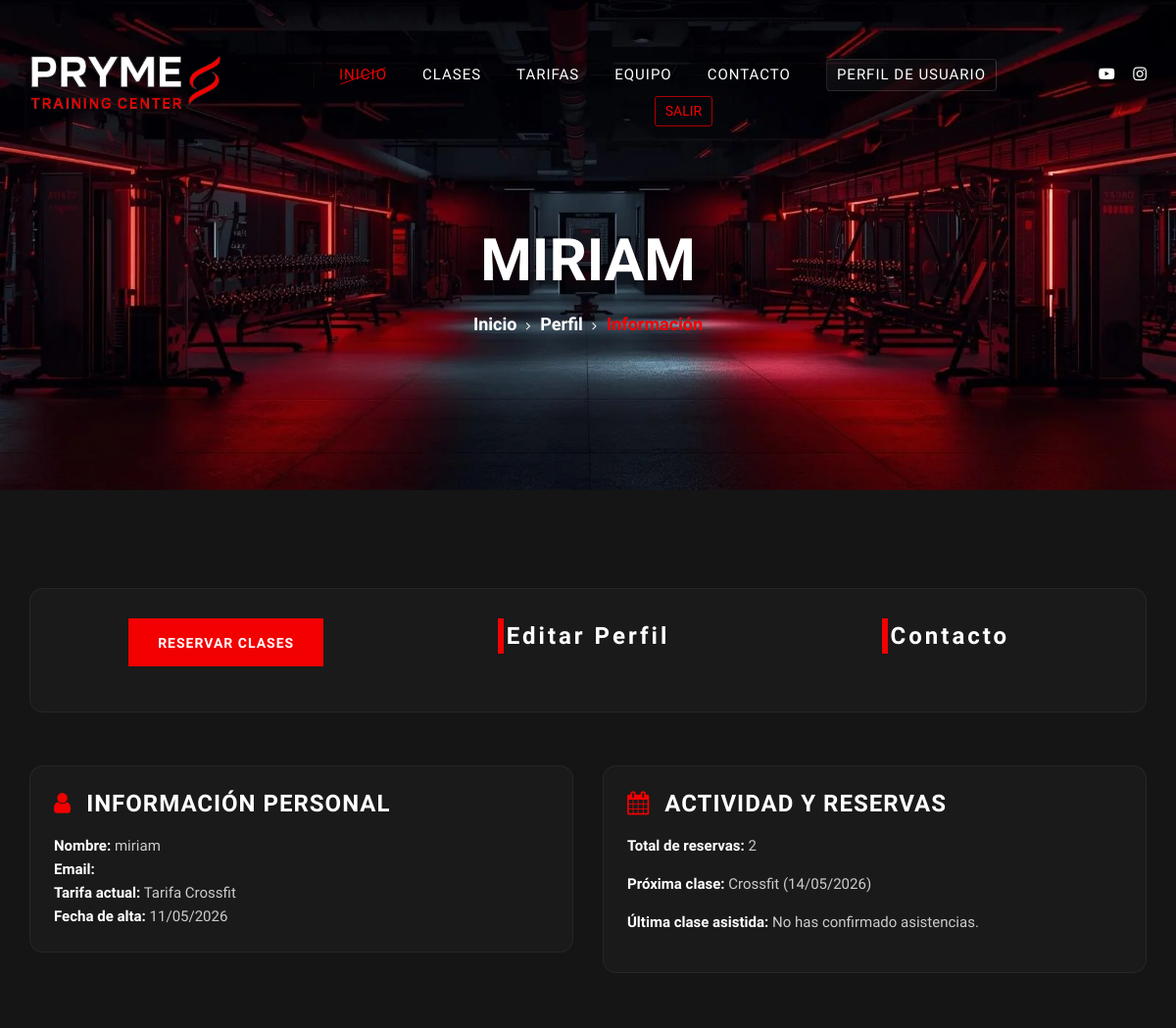
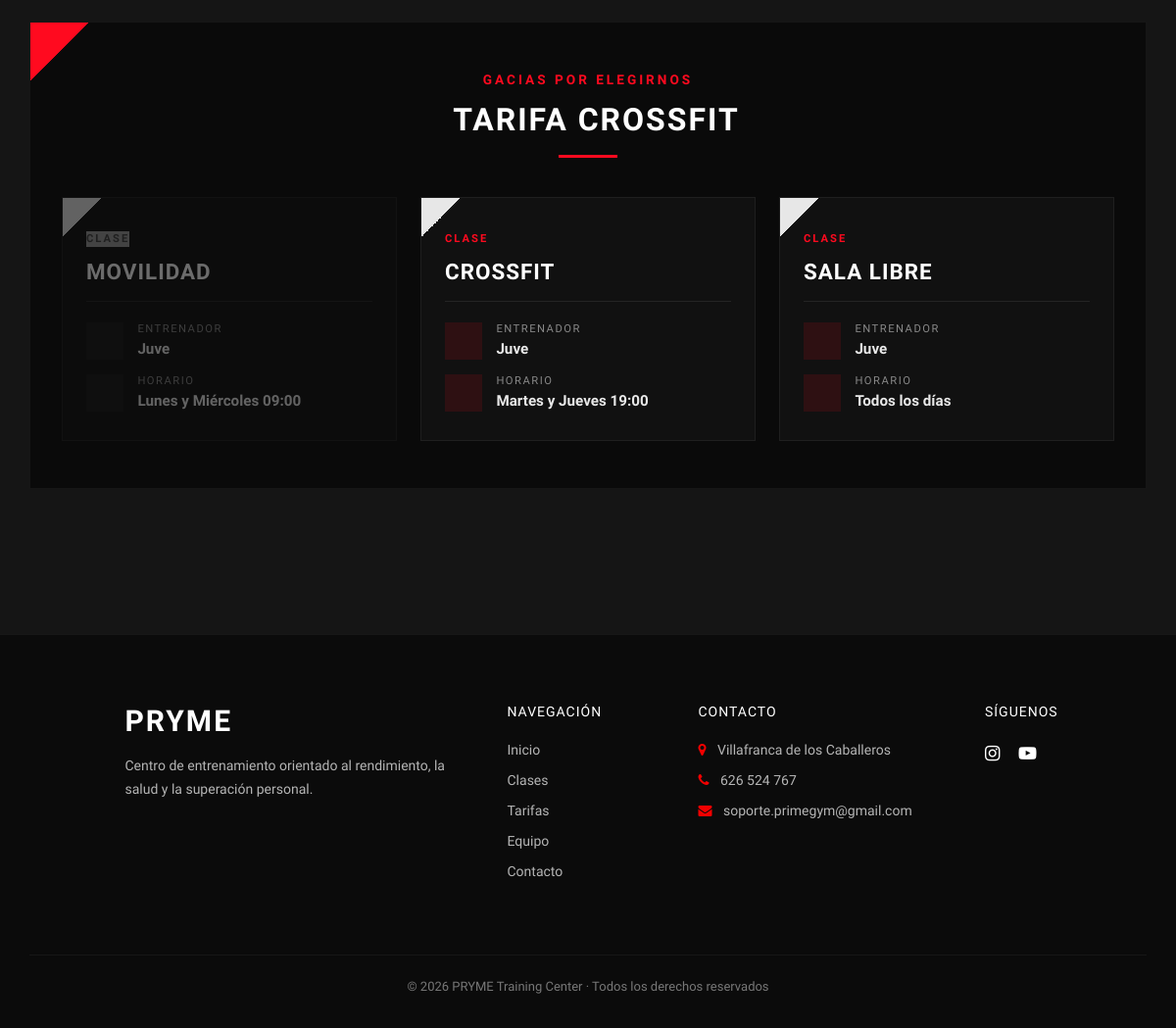
The page /perfil/ (signed in) on the database its author committed (2 pictures, top to bottom).
### gimnasio/models.py (models this page shows, shortened)
class Cliente(models.Model):
    user = models.OneToOneField(User, on_delete=models.CASCADE)
    telefono = models.CharField(max_length=20, blank=True)
    tarifa = models.ForeignKey(Tarifa, on_delete=models.SET_NULL, null=True, blank=True)
    fecha_registro = models.DateField(auto_now_add=True)
    @property
    def nombre(self):
        return self.user.username
    @property
    def email(self):
        return self.user.email

class Tarifa(models.Model):
    nombre = models.CharField(max_length=50)
    precio = models.DecimalField(max_digits=10, decimal_places=2)
    duracion_meses = models.IntegerField()
    descripcion = models.TextField(blank=True, null=True)
    def __str__(self):
        return self.nombre

class Reserva(models.Model):
    ESTADOS = [
        ('reservada', 'Reservada'),
        ('asistio', 'Asistió'),
        ('cancelada', 'Cancelada'),
    ]
    cliente = models.ForeignKey(Cliente, on_delete=models.CASCADE, related_name="reservas")
    clase = models.ForeignKey(Clase, on_delete=models.CASCADE, related_name="reservas")
    fecha_reserva = models.DateField()
    estado = models.CharField(max_length=10, choices=ESTADOS, default='reservada')
    class Meta:
        unique_together = ('cliente', 'clase', 'fecha_reserva')

class Clase(models.Model):
    nombre = models.CharField(max_length=100)
    descripcion = models.TextField(blank=True, null=True)
    horario = models.CharField(max_length=50)
    entrenador = models.ForeignKey(Entrenador, on_delete=models.SET_NULL, null=True, related_name="clases")
    tarifas = models.ManyToManyField(Tarifa, related_name="clases")
    capacidad = models.IntegerField(default=20)

class Entrenador(models.Model):
    ROLES = (
        ('admin', 'Administrador'),
        ('empleado', 'Empleado'),
    )
    user = models.OneToOneField(User, on_delete=models.CASCADE)
    telefono = models.CharField(max_length=20, blank=True)
    especialidad = models.CharField(max_length=100)
    rol = models.CharField(max_length=20, choices=ROLES, default='empleado')
    @property
    def nombre(self):
        return self.user.username

### perfil/views.py (the view)
# urls.py: path('', views.dashboard, name='dashboard'),
@login_required
def dashboard(request):
    if request.user.is_staff:
        raise PermissionDenied
    cliente = get_cliente_actual(request)
    clases = Clase.objects.all().prefetch_related('tarifas')
    for clase in clases:
        clase.disponible = cliente.tarifa in clase.tarifas.all()
    reservas = cliente.reservas.all().order_by('fecha_reserva')
    proxima_reserva = reservas.filter(
        fecha_reserva__gte=date.today(),
        estado='reservada'
    ).first()
    ultima_asistencia = reservas.filter(
        estado='asistio'
    ).order_by('-fecha_reserva').first()
    context = {
        'cliente': cliente,
        'tarifa': cliente.tarifa,
        'num_reservas': reservas.count(),
        'proxima_reserva': proxima_reserva,
        'ultima_asistencia': ultima_asistencia,
        'clases': clases,
    }
    return render(request, 'perfil/dashboard.html', context)

### perfil/templates/perfil/dashboard.html
{% extends 'perfil/components/base_perfil.html' %}
{% block pagina %}Información{% endblock %}
{% block contenido %}
<div class="row">
    <div class="col-lg-12">
        {% include 'perfil/components/acciones_rapidas.html' %}
    </div>
</div>
<div class="row">
    <div class="col-lg-6 mb-4">
        {% include 'perfil/components/resumen_cliente.html' %}
    </div>
    <div class="col-lg-6 mb-4">
        {% include 'perfil/components/resumen_reservas.html' %}
    </div>
</div>
<div class="row">
    <div class="col-lg-12 mb-4">
        {% include 'perfil/components/clases_disponibles.html' %}
    </div>
</div>
{% endblock %}

### perfil/templates/perfil/components/base_perfil.html (shortened to what this page needs)
{% load static %}
<!DOCTYPE html>
<html lang="zxx">
<head>
    <link rel="stylesheet" href="{% static 'css/bootstrap.min.css' %}" type="text/css">
    <link rel="stylesheet" href="{% static 'css/font-awesome.min.css' %}" type="text/css">
    <link rel="stylesheet" href="{% static 'css/flaticon.css' %}" type="text/css">
    <link rel="stylesheet" href="{% static 'css/owl.carousel.min.css' %}" type="text/css">
    <link rel="stylesheet" href="{% static 'css/barfiller.css' %}" type="text/css">
    <link rel="stylesheet" href="{% static 'css/magnific-popup.css' %}" type="text/css">
    <link rel="stylesheet" href="{% static 'css/slicknav.min.css' %}" type="text/css">
    <link rel="stylesheet" href="{% static 'css/style.css' %}" type="text/css">
    <link rel="stylesheet" href="{% static 'css/perfil/style_perfil.css' %}" type="text/css">
    <link rel="stylesheet" href="https://unpkg.com/aos@next/dist/aos.css" />
</head>
<body>
    <header class="header-section">
        <div class="container-fluid">
            <div class="row">
                <div class="col-lg-3" data-aos="fade-down">
                    <div class="logo">
                        <a href="{% url 'main' %}">
                            <img src="{% static 'img/logo.png' %}" alt="Prime Gym Logo">
                        </a>
                    </div>
                </div>
                <div class="col-lg-8" data-aos="fade-down" data-aos-delay="100">
                    <nav class="nav-menu">
                        <ul>
                            <li class="active"><a href="{% url 'main' %}">Inicio</a></li>
                            <li><a href="{% url 'clases' %}">Clases</a></li>
                            <li><a href="{% url 'tarifas' %}">Tarifas</a></li>
                            <li><a href="{% url 'equipo' %}">Equipo</a></li>
                            <li><a href="{% url 'contacto' %}">Contacto</a></li>
                            {% if request.user.is_authenticated %}
                                {% if request.user.is_staff %}
                                    <li><a href="{% url 'entrenador:panel' %}" class="nav-profile">Panel entrenador</a></li>
                                {% else %}
                                    <li><a href="{% url 'perfil:dashboard' %}" class="nav-profile">Perfil de Usuario</a></li>
                                {% endif %}
                                    <li>
                                        <form method="post" action="{% url 'logout' %}">
                                            <button type="submit" class="logout-btn">
                                                Salir
                                            </button>
                                        </form>
                                    </li>
                            {% else %}
                                <li><a href="{% url 'login' %}" class="nav-auth">Iniciar sesión</a></li>
                                <li><a href="{% url 'register'%} " class="nav-auth-btn">Registrarse</a></li>
                            {% endif %}
                        </ul>
                    </nav>
                </div>
                <div class="col-lg-1" data-aos="fade-down" data-aos-delay="200">
                    <div class="top-option">
                        <div class="to-social">
                            <a href="#"><i class="fa fa-youtube-play"></i></a>
                            <a href="#"><i class="fa fa-instagram"></i></a>
                        </div>
                    </div>
                </div>
            </div>
        </div>
    </header>
<section class="breadcrumb-section set-bg" data-setbg="{% static 'img/breadcrumb-bg.webp' %}">
    <div class="container">
        <div class="row">
            <div class="col-lg-12 text-center">
                <div class="breadcrumb-text">
                    <h2 data-aos="fade-right" data-aos-delay="300"> {{ request.user.username }}</h2>
                    <div class="bt-option" data-aos="fade-left" data-aos-delay="400">
                        <a href="{% url 'main' %}">Inicio</a>
                        <a href="{% url 'perfil:dashboard'%}">Perfil</a>
                        <span>{% block pagina %}{% endblock %}</span>
                    </div>
                </div>
            </div>
        </div>
    </div>
</section>
<section class="spad">
    <div class="container">
        {% block contenido %}
        {% endblock %}
    </div>
</section>
<footer class="footer-section">
    <div class="container">
        <div class="row justify-content-center">
            <div class="col-lg-4 col-md-6 mb-4">
                <div class="footer-brand">
                    <h3>PRYME</h3>
                    <p>
                        Centro de entrenamiento orientado al rendimiento,
                        la salud y la superación personal.
                    </p>
                </div>
            </div>
            <div class="col-lg-2 col-md-6 mb-4">
                <h5 class="footer-title">Navegación</h5>
                <ul class="footer-links">
                    <li><a href="{% url 'main' %}">Inicio</a></li>
                    <li><a href="{% url 'clases' %}">Clases</a></li>
                    <li><a href="{% url 'tarifas' %}">Tarifas</a></li>
                    <li><a href="{% url 'equipo' %}">Equipo</a></li>
                    <li><a href="{% url 'contacto' %}">Contacto</a></li>
                </ul>
            </div>
            <div class="col-lg-3 col-md-6 mb-4">
                <h5 class="footer-title">Contacto</h5>
                <ul class="footer-contact">
                    <li><i class="fa fa-map-marker"></i> Villafranca de los Caballeros</li>
                    <li><i class="fa fa-phone"></i> 626 524 767</li>
                    <li><i class="fa fa-envelope"></i> soporte.primegym@gmail.com</li>
                </ul>
            </div>
            <div class="col-xl-1 col-lg-3 col-md-4 mb-4">
                <h5 class="footer-title">Síguenos</h5>
                <div class="footer-social">
                    <a href="#"><i class="fa fa-instagram"></i></a>
                    <a href="#"><i class="fa fa-youtube-play"></i></a>
                </div>
            </div>
        </div>
        <div class="footer-bottom text-center">
            <p>
                ©
                PRYME Training Center · Todos los derechos reservados
            </p>
        </div>
    </div>
</footer>
</body>
</html>

### perfil/templates/perfil/components/resumen_cliente.html (shortened to what this page needs)
<div class="row mb-4">
    <div class="col-lg-12">
        <div class="class-item p-4">
            <h4 class="mb-3">
                <i class="fa fa-user"></i> Información personal
            </h4>
            <ul class="list-unstyled">
                <li>
                    <strong>Nombre:</strong> {{ cliente.nombre }}
                </li>
                <li>
                    <strong>Email:</strong> {{ cliente.email }}
                </li>
                <li>
                    <strong>Tarifa actual:</strong>
                    {% if cliente.tarifa %}
                        {{ cliente.tarifa.nombre }}
                    {% else %}
                        Sin tarifa
                    {% endif %}
                </li>
                <li>
                    <strong>Fecha de alta:</strong> {{ cliente.fecha_registro|date:"d/m/Y" }}
                </li>
            </ul>
        </div>
    </div>
</div>

### perfil/templates/perfil/components/resumen_reservas.html
<div class="row mb-4">
    <div class="col-lg-12">
        <div class="class-item p-4">
            <h4 class="mb-3">
                <i class="fa fa-calendar"></i> Actividad y reservas
            </h4>
            <p>
                <strong>Total de reservas:</strong> {{ num_reservas }}
            </p>
            {% if proxima_reserva %}
                <p>
                    <strong>Próxima clase:</strong>
                    {{ proxima_reserva.clase.nombre }}
                    ({{ proxima_reserva.fecha_reserva|date:"d/m/Y" }})
                </p>
            {% else %}
                <p>No tienes clases reservadas próximamente.</p>
            {% endif %}
            {% if ultima_asistencia %}
                <p>
                    <strong>Última clase asistida:</strong>
                    {{ ultima_asistencia.clase.nombre }}
                    ({{ ultima_asistencia.fecha_reserva|date:"d/m/Y" }})
                </p>
            {% else %}
                <p>
                    <strong>Última clase asistida:</strong> No has confirmado asistencias.
                </p>
            {% endif %}
        </div>
    </div>
</div>

### perfil/templates/perfil/components/clases_disponibles.html (shortened to what this page needs)
<div class="row mb-4">
    <div class="col-lg-12">
        <div class="clases-disponibles-section">
            <div class="clases-header">
                <span class="clases-subtitle">GACIAS POR ELEGIRNOS</span>
                <h4 class="clases-title">
                    {% if cliente.tarifa == None %}
                        No tienes tarifa
                    {% else %}
                        {{ cliente.tarifa }}
                    {% endif %}
                </h4>
                <div class="clases-divider"></div>
            </div>
            {% if clases %}
                <div class="clases-grid">
                    {% for clase in clases %}
                        <div class="clase-card {% if not clase.disponible %}clase-card--disabled{% endif %}">
                            <div class="clase-card-body">
                                <span class="clase-tag">CLASE</span>
                                <h5 class="clase-nombre">{{ clase.nombre }}</h5>
                                <div class="clase-info">
                                    <div class="clase-info-item">
                                        <i class="fa fa-user-tie"></i>
                                        <div>
                                            <span class="clase-info-label">Entrenador</span>
                                            <span class="clase-info-value">{{ clase.entrenador.nombre }}</span>
                                        </div>
                                    </div>
                                    <div class="clase-info-item">
                                        <i class="fa fa-clock"></i>
                                        <div>
                                            <span class="clase-info-label">Horario</span>
                                            <span class="clase-info-value">{{ clase.horario }}</span>
                                        </div>
                                    </div>
                                </div>
                            </div>
                        </div>
                    {% endfor %}
                </div>
            {% else %}
                <div class="clases-empty">
                    <i class="fa fa-circle-exclamation"></i>
                    <p>No hay clases disponibles para tu tarifa.</p>
                </div>
            {% endif %}
        </div>
    </div>
</div>

### rows shown on the page
Cliente: nombre "miriam", tarifa.nombre "Tarifa Crossfit", fecha_registro "11/05/2026", tarifa "TARIFA CROSSFIT"
Reserva: clase.nombre "Crossfit", fecha_reserva "14/05/2026"
Clase: nombre "MOVILIDAD", entrenador.nombre "Juve", horario "Lunes y Miércoles 09:00"
Clase: nombre "CROSSFIT", entrenador.nombre "Juve", horario "Martes y Jueves 19:00"
Clase: nombre "SALA LIBRE", entrenador.nombre "Juve", horario "Todos los días"

### other values the page prints
{{ request.user.username }} "MIRIAM"
{{ num_reservas }} "2"
